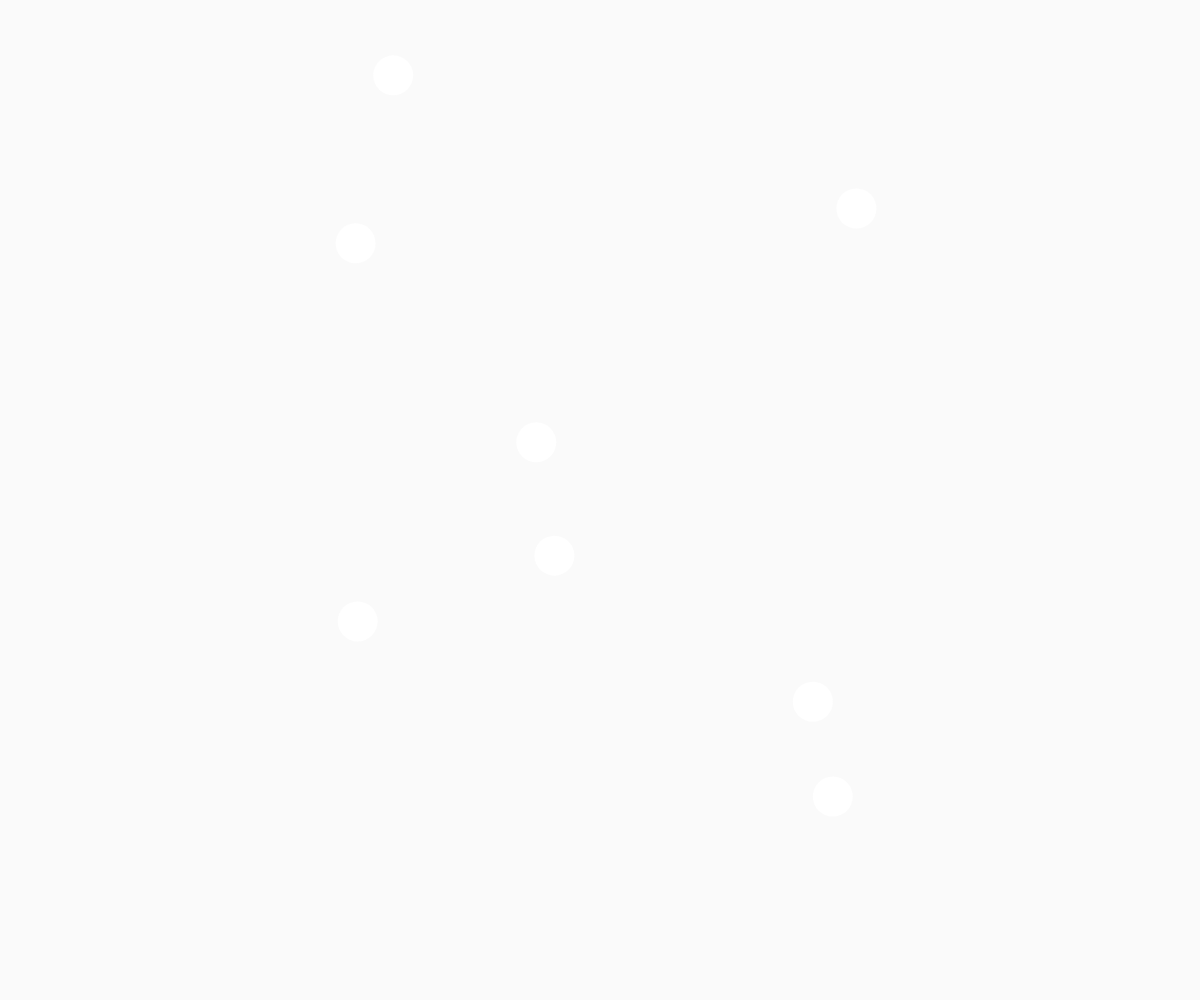
Frame 1 (no input)
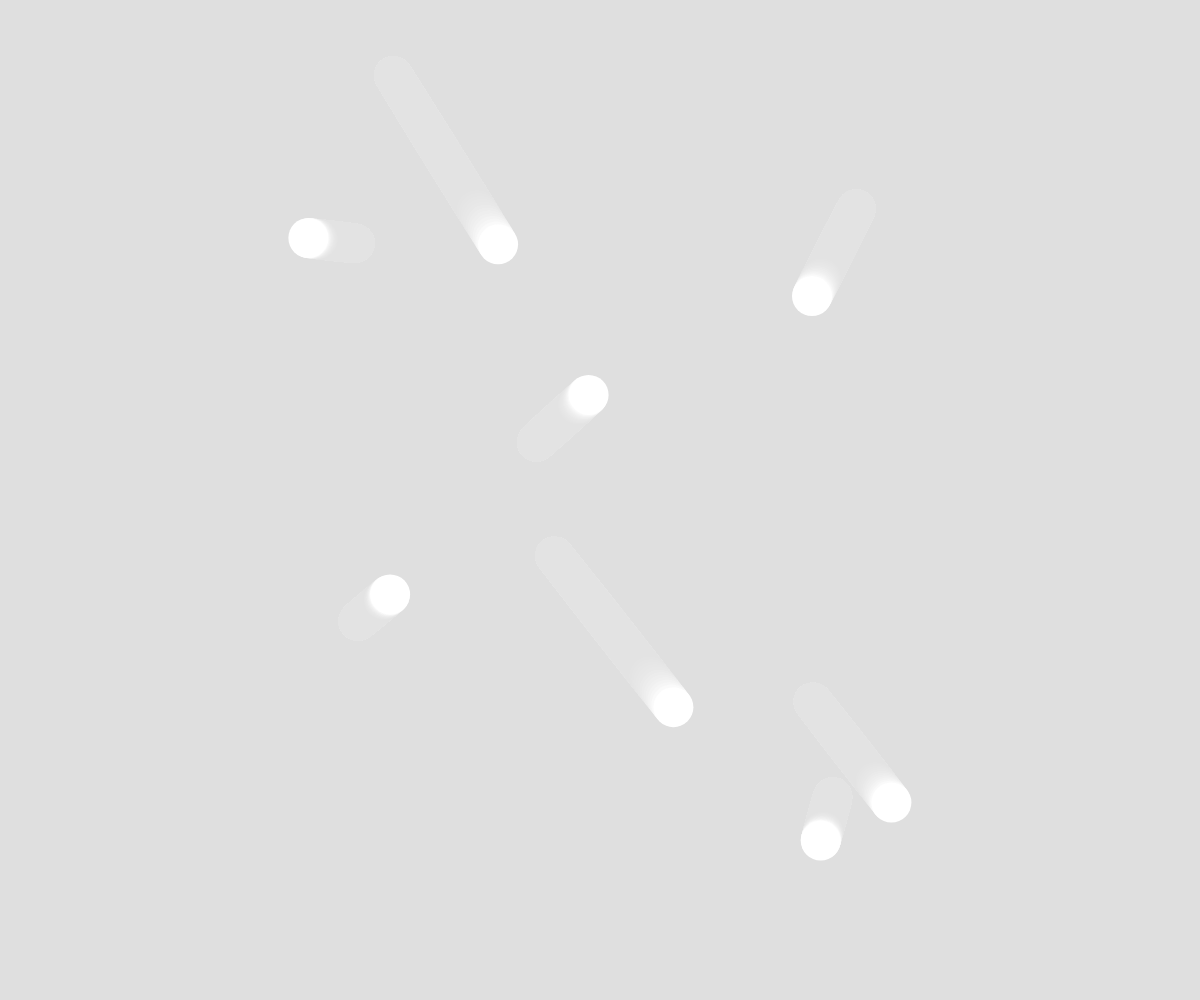
Frame 60 (no input)
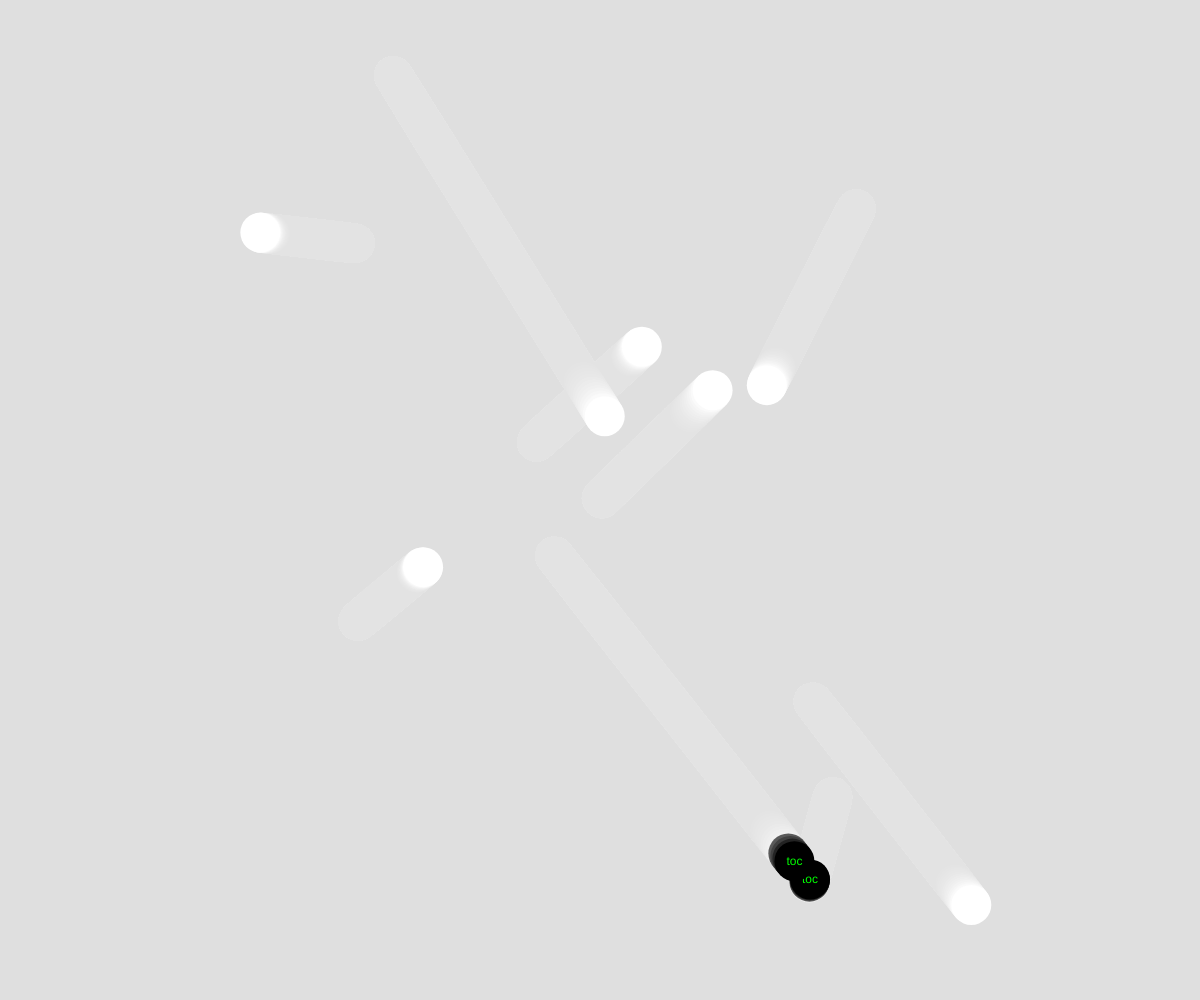
Frame 120 (the mouse pressed at the canvas centre since frame 60)

The p5.js sketch that drew these frames (run headless with seeded random() and noise() and a simulated clock; from frame 60 on, the mouse is pressed at the canvas centre):

// p5.js sketch
// ── sketch.js
// -
// incontri scontri tra camminatori 0.3 by peterbaru [camminatori, scontri]
// 2020 © Pietro, Daniele @Fupete and the course DSII2020 at DESIGN.unirsm 
// github.com/dsii-2020-unirsm — github.com/peterbaru
// Educational purposes, MIT License, 2020, San Marino
// -
// Credits/Thanks to: 
// @shiffman (twitter.com/shiffman) for https://shiffman.net/, https://www.youtube.com/watch?v=GY-c2HO2liA
// —
//
// Help:
// [key] viene eliminato un camminatore
// [mouse] viene aggiunto un camminatore
//
// —

let camminatori = []
let d
let num = 8
let t = 0

function setup() {
  createCanvas(windowWidth, windowHeight)
  textAlign(CENTER, CENTER)

  for (let i = 0; i < num; i++) {
    camminatori[i] = new Walker(random(width), random(height))
  }
}

function draw() {
  background(220, 220, 220, 40)

  for (let i = 0; i < camminatori.length; i++) {
    camminatori[i].spostati()
    camminatori[i].mostrati()

    for (let j = 0; j < camminatori.length; j++) {
      if (i != j && camminatori[i].collisione(camminatori[j])) {

        camminatori[i].nuovocolore();
        camminatori[j].nuovocolore();
        
        camminatori[i].cambiovia();
        camminatori[j].cambiovia();
      }
    }
  }
  t += 0.01
}

function Walker(x, y) {
  this.x = x
  this.y = y
  this.r = 20
  this.t = random(100)
  this.val = ""
  this.col = color(255)

  this.xvel = random(-5, 5)
  this.yvel = random(-5, 5)

  this.collisione = function(altra) {
    d = dist(this.x, this.y, altra.x, altra.y)

    if (d < this.r + altra.r) {
      return true;
    } else {
      return false;
    }
  }

  this.mostrati = function() {
    noStroke()
    fill(this.col);
    ellipse(this.x, this.y, 2 * this.r, 2 * this.r)
    fill(0, 255, 0)
    text(this.val, this.x, this.y)

  }

  this.nuovocolore = function() {
    this.col = color(0)
    this.val  = "toc"
  }

  this.spostati = function() {
    this.x = this.x + this.xvel * noise(this.t)
    this.y = this.y + this.yvel * noise(this.t)

    if (this.x < 0 || this.x > width) {
      this.xvel = (-1) * this.xvel
    } else if (this.y < 0 || this.y > height) {
      this.yvel = (-1) * this.yvel
    }
  }
  
  this.cambiovia = function() {
     this.xvel = (-1) * this.xvel
     this.yvel = (-1) * this.yvel
  }
}

function mousePressed() {
  camminatori.push(new Walker(mouseX, mouseY))
}

function keyPressed() {
  camminatori.pop()
}
